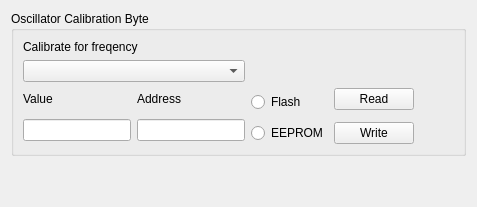
       <widget class="QWidget" name="tabAdvanced">
        <attribute name="icon">
         <iconset resource="icons/icons.qrc">
          <normaloff>:/preferences-system.svg</normaloff>:/preferences-system.svg</iconset>
        </attribute>
        <attribute name="title">
         <string>Advanced</string>
        </attribute>
        <layout class="QVBoxLayout" name="verticalLayout_9">
         <item>
          <widget class="QGroupBox" name="groupBoxOscal">
           <property name="title">
            <string>Oscillator Calibration Byte</string>
           </property>
           <layout class="QGridLayout" name="gridLayout_3">
            <item row="0" column="0" colspan="2">
             <widget class="QLabel" name="labelCalibrateFreq">
              <property name="text">
               <string>Calibrate for freqency</string>
              </property>
             </widget>
            </item>
            <item row="1" column="0" colspan="2">
             <widget class="QComboBox" name="comboBoxOscalFreq"/>
            </item>
            <item row="2" column="0">
             <widget class="QLabel" name="label_2">
              <property name="text">
               <string>Value</string>
              </property>
             </widget>
            </item>
            <item row="2" column="1">
             <widget class="QLabel" name="label_3">
              <property name="text">
               <string>Address</string>
              </property>
             </widget>
            </item>
            <item row="2" column="2" rowspan="2">
             <widget class="QRadioButton" name="radioButtonFlash">
              <property name="text">
               <string>Flash</string>
              </property>
             </widget>
            </item>
            <item row="2" column="3">
             <widget class="QPushButton" name="pushButtonReadOscal">
              <property name="text">
               <string>Read</string>
              </property>
             </widget>
            </item>
            <item row="3" column="0" rowspan="2">
             <widget class="QLineEdit" name="lineEditOscalValue"/>
            </item>
            <item row="3" column="1" rowspan="2">
             <widget class="QLineEdit" name="lineEditOscalAdress"/>
            </item>
            <item row="4" column="2">
             <widget class="QRadioButton" name="radioButtonEEPROM">
              <property name="text">
               <string>EEPROM</string>
              </property>
             </widget>
            </item>
            <item row="4" column="3">
             <widget class="QPushButton" name="pushButtonWriteOscal">
              <property name="text">
               <string>Write</string>
              </property>
             </widget>
            </item>
            <item row="2" column="4">
             <spacer name="horizontalSpacer_2">
              <property name="orientation">
               <enum>Qt::Horizontal</enum>
              </property>
              <property name="sizeHint" stdset="0">
               <size>
                <width>40</width>
                <height>20</height>
               </size>
              </property>
             </spacer>
            </item>
           </layout>
          </widget>
         </item>
         <item>
          <spacer name="verticalSpacer_4">
           <property name="orientation">
            <enum>Qt::Vertical</enum>
           </property>
           <property name="sizeHint" stdset="0">
            <size>
             <width>20</width>
             <height>40</height>
            </size>
           </property>
          </spacer>
         </item>
        </layout>
       </widget>
